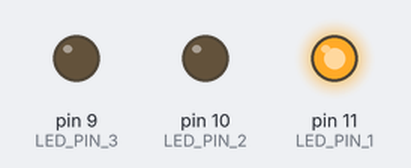
Simulated run of this sketch. Board: Arduino Uno, built with avr-gcc and run on an emulated ATmega328P. Parts: output pins drawn as LEDs (lit = HIGH).

Above: at 0.5 s.
At 2.2 s:
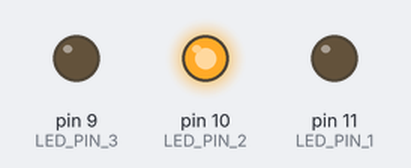
At 4.2 s:
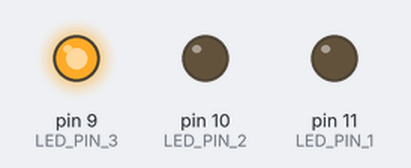
At 8.5 s:
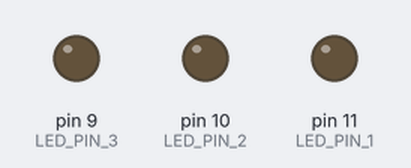
Timing chart, 0 to 9.1 s (numbered marks = the images above):
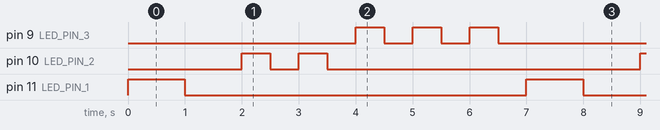

Measured:
- by itself, pin 9 (LED_PIN_3): repeats every 7.0 s: 2 × (LOW 0.50 s, HIGH 0.50 s), LOW 4.5 s, HIGH 0.50 s
- by itself, pin 10 (LED_PIN_2): repeats every 7.0 s: LOW 0.50 s, HIGH 0.50 s, LOW 5.5 s, HIGH 0.50 s
- by itself, pin 11 (LED_PIN_1): alternates HIGH for 1.0 s and LOW for 6.0 s

The sketch:

5.MultipleLED.ino
```cpp
#define LED_PIN_1 11
#define LED_PIN_2 10
#define LED_PIN_3 9

void setup()
{
    pinMode(LED_PIN_1, OUTPUT);
    pinMode(LED_PIN_2, OUTPUT);
    pinMode(LED_PIN_3, OUTPUT);
}

void loop()
{
    digitalWrite(LED_PIN_1, HIGH);
    delay(1000);
    digitalWrite(LED_PIN_1, LOW);
    delay(1000);
    digitalWrite(LED_PIN_2, HIGH);
    delay(500);
    digitalWrite(LED_PIN_2, LOW);
    delay(500);
    digitalWrite(LED_PIN_2, HIGH);
    delay(500);
    digitalWrite(LED_PIN_2, LOW);
    delay(500);

    for (int i = 0; i < 3; i = i + 1)
    {
        digitalWrite(LED_PIN_3, HIGH);
        delay(500);
        digitalWrite(LED_PIN_3, LOW);
        delay(500);
    }
}
```
